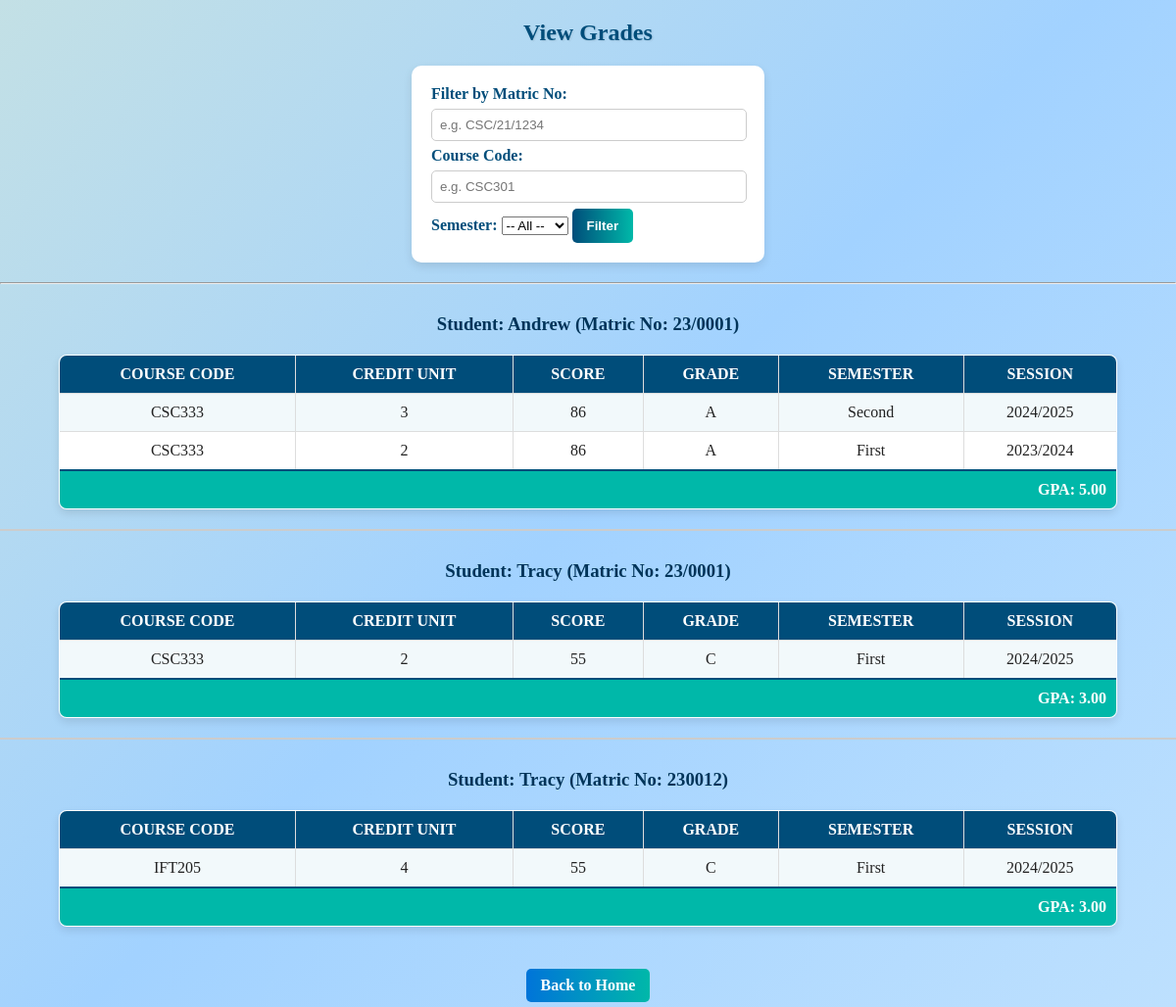
Screenshot of /viewGrade.php with the database file from the repository.
### tables this page shows
CREATE TABLE `grades` (
  `id` int(11) NOT NULL,
  `student_name` varchar(100) NOT NULL,
  `matric_no` varchar(50) NOT NULL,
  `course_code` varchar(50) NOT NULL,
  `credit_unit` int(11) NOT NULL,
  `score` int(11) NOT NULL,
  `grade` char(1) NOT NULL,
  `semester` varchar(20) NOT NULL,
  `session` varchar(20) NOT NULL
);

### viewGrade.php (the view, shortened to what this page needs)
<?php include("db_connect.php"); ?>
<!DOCTYPE html>
<html>
<head>
    <link rel="stylesheet" href="style.css">
</head>
<body>
<h2>View Grades</h2>
<form method="GET" action="">
    <label>Filter by Matric No:</label>
    <input type="text" name="matric_no" placeholder="e.g. CSC/21/1234">
    <label>Course Code:</label>
    <input type="text" name="course_code" placeholder="e.g. CSC301">
    <label>Semester:</label>
    <select name="semester">
        <option value="">-- All --</option>
    </select>
    <input type="submit" value="Filter">
</form>
<hr>
<?php
$query = "SELECT * FROM grades WHERE 1";
$query .= " ORDER BY student_name, matric_no, course_code";
$result = $conn->query($query);
if ($result->num_rows > 0) {
    $current_student = "";
    $total_points = 0;
    $total_units = 0;
    while ($row = $result->fetch_assoc()) {
        if ($current_student != $row['student_name'] . $row['matric_no']) {
            if ($current_student != "") {
                $gpa = $total_units > 0 ? number_format($total_points / $total_units, 2) : "0.00";
                echo "<tr><td colspan='8' style='text-align:right; font-weight:bold;'>GPA: $gpa</td></tr>";
                echo "</table><hr style='border:1px solid #ccc; margin:20px 0;'>";
            }
            $total_points = 0;
            $total_units = 0;
            echo "<h3>Student: {$row['student_name']} (Matric No: {$row['matric_no']})</h3>";
            echo "<table border='1' cellpadding='8'>
                    <tr>
                        <th>Course Code</th>
                        <th>Credit Unit</th>
                        <th>Score</th>
                        <th>Grade</th>
                        <th>Semester</th>
                        <th>Session</th>
                    </tr>";
            $current_student = $row['student_name'] . $row['matric_no'];
        }
        $points = 0;
        switch (strtoupper($row['grade'])) {
            case 'A': $points = 5; break;
            case 'C': $points = 3; break;
        }
        $total_points += $points * $row['credit_unit'];
        $total_units += $row['credit_unit'];
        echo "<tr>
                <td>{$row['course_code']}</td>
                <td>{$row['credit_unit']}</td>
                <td>{$row['score']}</td>
                <td>{$row['grade']}</td>
                <td>{$row['semester']}</td>
                <td>{$row['session']}</td>
              </tr>";
    }
    $gpa = $total_units > 0 ? number_format($total_points / $total_units, 2) : "0.00";
    echo "<tr><td colspan='8' style='text-align:right; font-weight:bold;'>GPA: $gpa</td></tr>";
    echo "</table>";
} else {
    echo "<p>No records found.</p>";
}
?>
<br>
<a href="index.php">Back to Home</a>
</body>
</html>

### style.css (style rules this page uses)
body { font-family: 'Times New Roman', Times, serif; background: linear-gradient(135deg, #c3e0e5, #a2d2ff, #bde0fe); color: #222; text-align: center; margin: 0; padding: 0; }
h1, h2 { color: #004d7a; text-shadow: 1px 1px 2px rgba(0,0,0,0.1); }
h3 { color: #003459; margin-top: 30px; }
.menu a, a { text-decoration: none; color: white; background: linear-gradient(90deg, #0074D9, #00B8A9); padding: 8px 15px; border-radius: 5px; margin: 5px; display: inline-block; font-weight: bold; transition: 0.3s ease; }
form { background: white; padding: 20px; border-radius: 10px; width: 320px; margin: 20px auto; box-shadow: 0 4px 10px rgba(0,0,0,0.1); text-align: left; }
label { font-weight: bold; color: #004d7a; }
input[type="text"], input[type="number"] { width: 95%; padding: 8px; margin: 6px 0; border: 1px solid #ccc; border-radius: 5px; transition: border-color 0.2s; }
input[type="submit"] { background: linear-gradient(90deg, #004d7a, #00B8A9); color: white; border: none; padding: 10px 15px; cursor: pointer; border-radius: 5px; font-weight: bold; transition: 0.3s ease; }
table { border-collapse: collapse; margin: 20px auto; width: 90%; background: white; border-radius: 8px; overflow: hidden; box-shadow: 0 4px 8px rgba(0,0,0,0.1); }
th { background: #004d7a; color: white; padding: 10px; text-transform: uppercase; }
td, th { border: 1px solid #ddd; padding: 10px; }
tr:nth-child(even) { background-color: #f2f9fb; }
td[colspan='8'] { background-color: #00B8A9; color: white; font-weight: bold; text-align: right; border-top: 2px solid #004d7a; }

### rows the page displays
grades: student_name "Andrew", matric_no "23/0001", course_code "CSC333", credit_unit "3", score "86", grade "A", semester "Second", session "2024/2025"
grades: course_code "CSC333", credit_unit "2", score "86", grade "A", semester "First", session "2023/2024"
grades: gpa "5.00", student_name "Tracy", matric_no "23/0001", course_code "CSC333", credit_unit "2", score "55", grade "C", semester "First", session "2024/2025"
grades: gpa "3.00", student_name "Tracy", matric_no "230012", course_code "IFT205", credit_unit "4", score "55", grade "C", semester "First", session "2024/2025"

### other values shown
$gpa "3.00"
